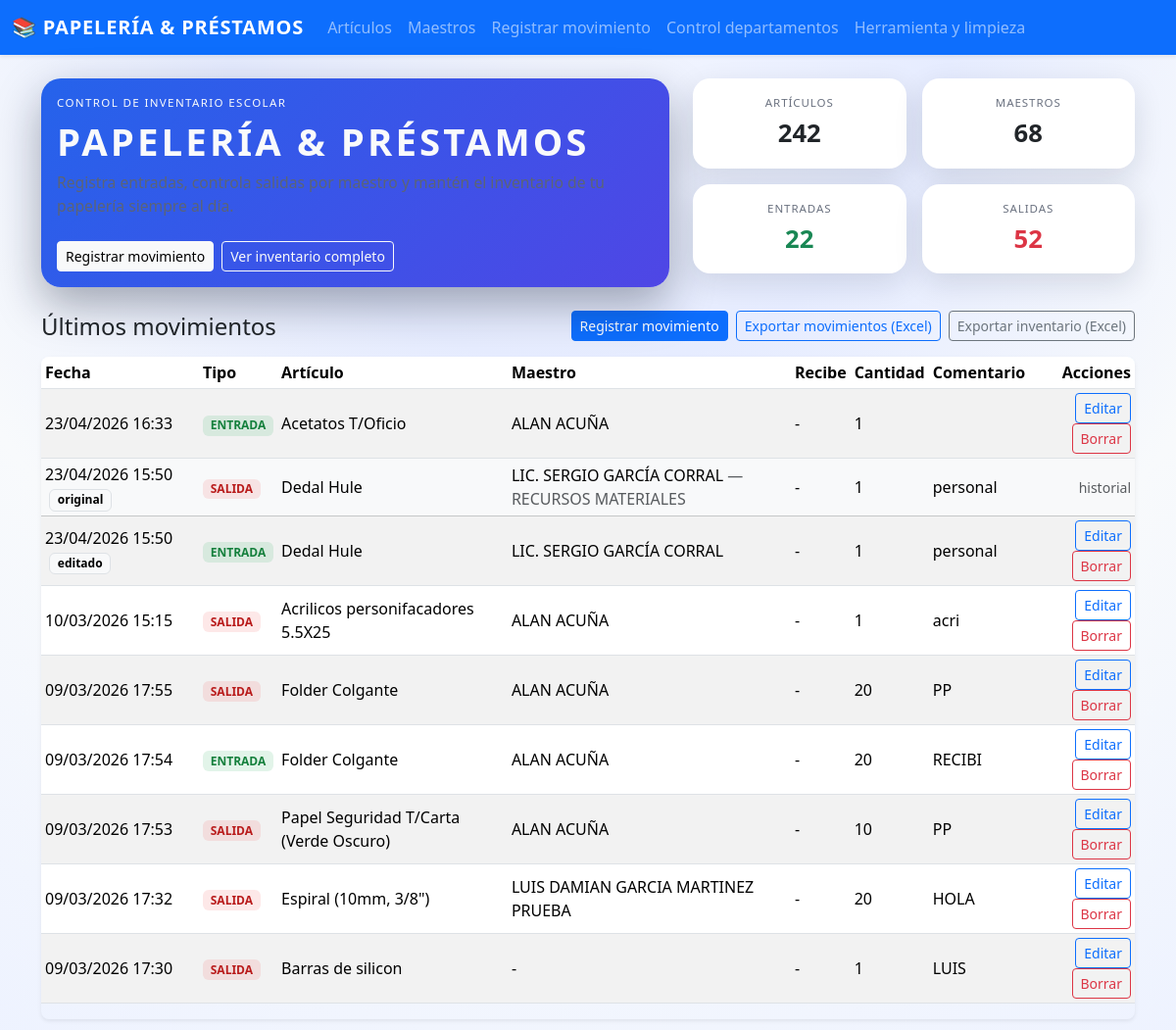
The page / on the database its author committed.
### app.py (models this page shows, shortened)
class Movimiento(db.Model):
    id = db.Column(db.Integer, primary_key=True)
    tipo = db.Column(db.String(10), nullable=False)  # "ENTRADA" o "SALIDA"
    cantidad = db.Column(db.Integer, nullable=False)
    fecha = db.Column(db.DateTime, default=datetime.utcnow, nullable=False)
    fecha_editado = db.Column(db.DateTime, nullable=True)
    comentario = db.Column(db.String(255), nullable=True)
    persona_recibe = db.Column(db.String(150), nullable=True)
    articulo_id = db.Column(db.Integer, db.ForeignKey("articulo.id"), nullable=False)
    maestro_id = db.Column(db.Integer, db.ForeignKey("maestro.id"), nullable=True)
    original_tipo = db.Column(db.String(10), nullable=True)
    original_cantidad = db.Column(db.Integer, nullable=True)
    original_fecha = db.Column(db.DateTime, nullable=True)
    original_comentario = db.Column(db.String(255), nullable=True)
    original_articulo_id = db.Column(db.Integer, nullable=True)
    original_maestro_id = db.Column(db.Integer, nullable=True)
    original_articulo_nombre = db.Column(db.String(150), nullable=True)
    original_maestro_nombre = db.Column(db.String(120), nullable=True)
    original_maestro_area = db.Column(db.String(120), nullable=True)

class Articulo(db.Model):
    id = db.Column(db.Integer, primary_key=True)
    nombre = db.Column(db.String(150), nullable=False)
    codigo_interno = db.Column(db.String(50), unique=True, nullable=True)
    codigo_barras = db.Column(db.String(80), unique=True, nullable=True)
    unidad = db.Column(db.String(30), nullable=True)
    categoria = db.Column(db.String(80), nullable=True)
    marca = db.Column(db.String(80), nullable=True)
    stock_actual = db.Column(db.Integer, default=0, nullable=False)
    movimientos = db.relationship("Movimiento", backref="articulo", lazy=True)

class Maestro(db.Model):
    id = db.Column(db.Integer, primary_key=True)
    nombre = db.Column(db.String(120), nullable=False)
    clave = db.Column(db.String(50), unique=True, nullable=True)
    area = db.Column(db.String(120), nullable=True)
    movimientos = db.relationship("Movimiento", backref="maestro", lazy=True)

### app.py (the view)
@app.route("/")
def index():
    total_articulos = Articulo.query.count()
    total_maestros = Maestro.query.count()
    total_entradas = (
        db.session.query(db.func.coalesce(db.func.sum(Movimiento.cantidad), 0))
        .filter(Movimiento.tipo == "ENTRADA")
        .scalar()
    )
    total_salida = (
        db.session.query(db.func.coalesce(db.func.sum(Movimiento.cantidad), 0))
        .filter(Movimiento.tipo == "SALIDA")
        .scalar()
    )
    orden_fecha = db.func.coalesce(Movimiento.fecha_editado, Movimiento.fecha)
    ultimos_movimientos = Movimiento.query.order_by(orden_fecha.desc()).limit(10).all()
    return render_template(
        "index.html",
        total_articulos=total_articulos,
        total_maestros=total_maestros,
        total_entradas=total_entradas,
        total_salida=total_salida,
        ultimos_movimientos=ultimos_movimientos,
    )

### templates/index.html (shortened to what this page needs)
{% extends "base.html" %}
{% block content %}
<div class="row align-items-stretch mb-4 g-4">
  <div class="col-lg-7">
    <div class="card hero-card h-100">
      <div class="card-body d-flex flex-column justify-content-between">
        <div>
          <div class="hero-badge text-uppercase mb-2">Control de inventario escolar</div>
          <h1 class="app-title mb-2">Papelería &amp; Préstamos</h1>
          <p class="app-subtitle mb-3">
          </p>
        </div>
        <div class="d-flex flex-wrap gap-2 mt-2">
          <a href="{{ url_for('nuevo_movimiento') }}" class="btn btn-light btn-sm">
            Registrar movimiento
          </a>
          <a href="{{ url_for('listar_articulos') }}" class="btn btn-outline-light btn-sm">
            Ver inventario completo
          </a>
        </div>
      </div>
    </div>
  </div>
  <div class="col-lg-5">
    <div class="row g-3">
      <div class="col-6">
        <div class="card stats-card text-center">
          <div class="card-body">
            <div class="stats-label mb-1">Artículos</div>
            <div class="stats-value">{{ total_articulos }}</div>
          </div>
        </div>
      </div>
      <div class="col-6">
        <div class="card stats-card text-center">
          <div class="card-body">
            <div class="stats-label mb-1">Maestros</div>
            <div class="stats-value">{{ total_maestros }}</div>
          </div>
        </div>
      </div>
      <div class="col-6">
        <div class="card stats-card text-center">
          <div class="card-body">
            <div class="stats-label mb-1">Entradas</div>
            <div class="stats-value text-success">{{ total_entradas }}</div>
          </div>
        </div>
      </div>
      <div class="col-6">
        <div class="card stats-card text-center">
          <div class="card-body">
            <div class="stats-label mb-1">Salidas</div>
            <div class="stats-value text-danger">{{ total_salida }}</div>
          </div>
        </div>
      </div>
    </div>
  </div>
</div>
<div class="d-flex justify-content-between align-items-center mb-3">
  <h4 class="mb-0">Últimos movimientos</h4>
  <div class="d-flex gap-2 flex-wrap">
    <a href="{{ url_for('nuevo_movimiento') }}" class="btn btn-primary btn-sm">
      Registrar movimiento
    </a>
    <a href="{{ url_for('export_movimientos') }}" class="btn btn-outline-primary btn-sm">
      Exportar movimientos (Excel)
    </a>
    <a href="{{ url_for('export_inventario') }}" class="btn btn-outline-secondary btn-sm">
      Exportar inventario (Excel)
    </a>
  </div>
</div>
<div class="table-responsive shadow-sm rounded-3">
  <table class="table table-striped table-sm align-middle">
    <thead>
      <tr>
        <th>Fecha</th>
        <th>Tipo</th>
        <th>Artículo</th>
        <th>Maestro</th>
        <th>Recibe</th>
        <th>Cantidad</th>
        <th>Comentario</th>
        <th class="text-end">Acciones</th>
      </tr>
    </thead>
    <tbody>
      {% for m in ultimos_movimientos %}
      {% if m.original_fecha %}
      <tr class="table-light">
        <td>
          {{ m.original_fecha.strftime("%d/%m/%Y %H:%M") }}
          <span class="badge text-bg-light border ms-1">original</span>
        </td>
        <td>
          {% if m.original_tipo == 'ENTRADA' %}
          <span class="badge badge-entrada">{{ m.original_tipo }}</span>
          {% else %}
          <span class="badge badge-salida">{{ m.original_tipo }}</span>
          {% endif %}
        </td>
        <td>{{ m.original_articulo_nombre or "-" }}</td>
        <td>
          {{ m.original_maestro_nombre or "-" }}
          {% if m.original_maestro_area %}<span class="text-muted"> — {{ m.original_maestro_area }}</span>{% endif %}
        </td>
        <td>-</td>
        <td>{{ m.original_cantidad }}</td>
        <td>{{ m.original_comentario or "" }}</td>
        <td class="text-end">
          <span class="text-muted small">historial</span>
        </td>
      </tr>
      {% endif %}
      <tr>
        <td>
          {{ m.fecha.strftime("%d/%m/%Y %H:%M") }}
          {% if m.fecha_editado %}
          <span class="badge text-bg-light border ms-1">editado</span>
          {% endif %}
        </td>
        <td>
          {% if m.tipo == 'ENTRADA' %}
          <span class="badge badge-entrada">{{ m.tipo }}</span>
          {% else %}
          <span class="badge badge-salida">{{ m.tipo }}</span>
          {% endif %}
        </td>
        <td>{{ m.articulo.nombre }}</td>
        <td>{{ m.maestro.nombre if m.maestro else "-" }}</td>
        <td>{{ m.persona_recibe or "-" }}</td>
        <td>{{ m.cantidad }}</td>
        <td>{{ m.comentario or "" }}</td>
        <td class="text-end">
          <a
            href="{{ url_for('editar_movimiento', movimiento_id=m.id) }}"
            class="btn btn-sm btn-outline-primary"
          >
            Editar
          </a>
          <form
            method="post"
            action="{{ url_for('borrar_movimiento', movimiento_id=m.id) }}"
            class="d-inline"
            onsubmit="return confirm('¿Seguro que quieres borrar este movimiento? Esto ajustará el stock.')"
          >
            <button type="submit" class="btn btn-sm btn-outline-danger">Borrar</button>
          </form>
        </td>
      </tr>
      {% else %}
      <tr>
        <td colspan="8" class="text-center text-muted">
          Aún no hay movimientos registrados.
        </td>
      </tr>
      {% endfor %}
    </tbody>
  </table>
</div>
{% endblock %}

### templates/base.html (shortened to what this page needs)
<!doctype html>
<html lang="es">
  <head>
    <link
      href="https://cdn.jsdelivr.net/npm/bootstrap@5.3.3/dist/css/bootstrap.min.css"
      rel="stylesheet"
    />
  </head>
  <body>
    <nav class="navbar navbar-expand-lg navbar-dark bg-primary shadow-sm mb-4">
      <div class="container-fluid">
        <a class="navbar-brand" href="{{ url_for('index') }}">
          📚 Papelería &amp; Préstamos
        </a>
        <div class="collapse navbar-collapse" id="navbarNav">
          <ul class="navbar-nav me-auto">
            <li class="nav-item">
              <a class="nav-link" href="{{ url_for('listar_articulos') }}">Artículos</a>
            </li>
            <li class="nav-item">
              <a class="nav-link" href="{{ url_for('listar_maestros') }}">Maestros</a>
            </li>
            <li class="nav-item">
              <a class="nav-link" href="{{ url_for('nuevo_movimiento') }}"
                >Registrar movimiento</a
              >
            </li>
            <li class="nav-item">
              <a class="nav-link" href="{{ url_for('control_departamentos') }}">
                Control departamentos
              </a>
            </li>
            <li class="nav-item">
              <a class="nav-link" href="{{ url_for('herramientas_limpieza') }}">
                Herramienta y limpieza
              </a>
            </li>
          </ul>
        </div>
      </div>
    </nav>
    <main class="container mb-5">
      {% block content %}{% endblock %}
    </main>
  </body>
</html>

### templates/base.html (style rules this page uses)
body { background: radial-gradient(circle at top, #f4f7ff 0, #e6ecff 30%, #f8fafc 60%, #edf2ff 100%); min-height: 100vh; font-family: system-ui, -apple-system, BlinkMacSystemFont, "Segoe UI", sans-serif; }
.navbar-brand { font-weight: 700; letter-spacing: 0.04em; text-transform: uppercase; }
.app-title { font-size: 2.4rem; font-weight: 800; letter-spacing: 0.08em; text-transform: uppercase; }
.app-subtitle { font-size: 0.98rem; color: #5b6476; }
.hero-card { border-radius: 1.25rem; border: none; background: linear-gradient(135deg, #2563eb, #4f46e5); color: #f9fafb; box-shadow: 0 18px 45px rgba(15, 23, 42, 0.35); }
.hero-badge { text-transform: uppercase; letter-spacing: 0.12em; font-size: 0.72rem; }
.stats-card { border-radius: 1.1rem; border: none; box-shadow: 0 10px 30px rgba(15, 23, 42, 0.12); }
.stats-label { text-transform: uppercase; letter-spacing: 0.08em; font-size: 0.72rem; color: #6b7280; }
.stats-value { font-weight: 700; font-size: 1.6rem; }
.table { background-color: #ffffff; }
.table thead { background: linear-gradient(90deg, #eef2ff, #e0f2fe); }
.badge-entrada { background: rgba(22, 163, 74, 0.12); color: #15803d; }
.badge-salida { background: rgba(239, 68, 68, 0.12); color: #b91c1c; }

### rows shown on the page
Movimiento: fecha "23/04/2026 16:33", tipo "ENTRADA", articulo.nombre "Acetatos T/Oficio", maestro "ALAN ACUÑA", persona_recibe "-", cantidad "1"
Movimiento: original_fecha "23/04/2026 15:50", original_tipo "SALIDA", original_articulo_nombre "Dedal Hule", original_maestro_nombre "LIC. SERGIO GARCÍA CORRAL", original_maestro_area "RECURSOS MATERIALES", original_cantidad "1", original_comentario "personal", fecha "23/04/2026 15:50", shows "editado", tipo "ENTRADA", articulo.nombre "Dedal Hule", maestro "LIC. SERGIO GARCÍA CORRAL", persona_recibe "-", cantidad "1", comentario "personal"
Movimiento: fecha "10/03/2026 15:15", tipo "SALIDA", articulo.nombre "Acrilicos personifacadores 5.5X25", maestro "ALAN ACUÑA", persona_recibe "-", cantidad "1", comentario "acri"
Movimiento: fecha "09/03/2026 17:55", tipo "SALIDA", articulo.nombre "Folder Colgante", maestro "ALAN ACUÑA", persona_recibe "-", cantidad "20", comentario "PP"
Movimiento: fecha "09/03/2026 17:54", tipo "ENTRADA", articulo.nombre "Folder Colgante", maestro "ALAN ACUÑA", persona_recibe "-", cantidad "20", comentario "RECIBI"
Movimiento: fecha "09/03/2026 17:53", tipo "SALIDA", articulo.nombre "Papel Seguridad T/Carta (Verde Oscuro)", maestro "ALAN ACUÑA", persona_recibe "-", cantidad "10", comentario "PP"
Movimiento: fecha "09/03/2026 17:32", tipo "SALIDA", articulo.nombre "Espiral (10mm, 3/8\")", maestro "LUIS DAMIAN GARCIA MARTINEZ PRUEBA", persona_recibe "-", cantidad "20", comentario "HOLA"
Movimiento: fecha "09/03/2026 17:30", tipo "SALIDA", articulo.nombre "Barras de silicon", maestro "-", persona_recibe "-", cantidad "1", comentario "LUIS"

### other values the page prints
{{ total_articulos }} "242"
{{ total_maestros }} "68"
{{ total_entradas }} "22"
{{ total_salida }} "52"
